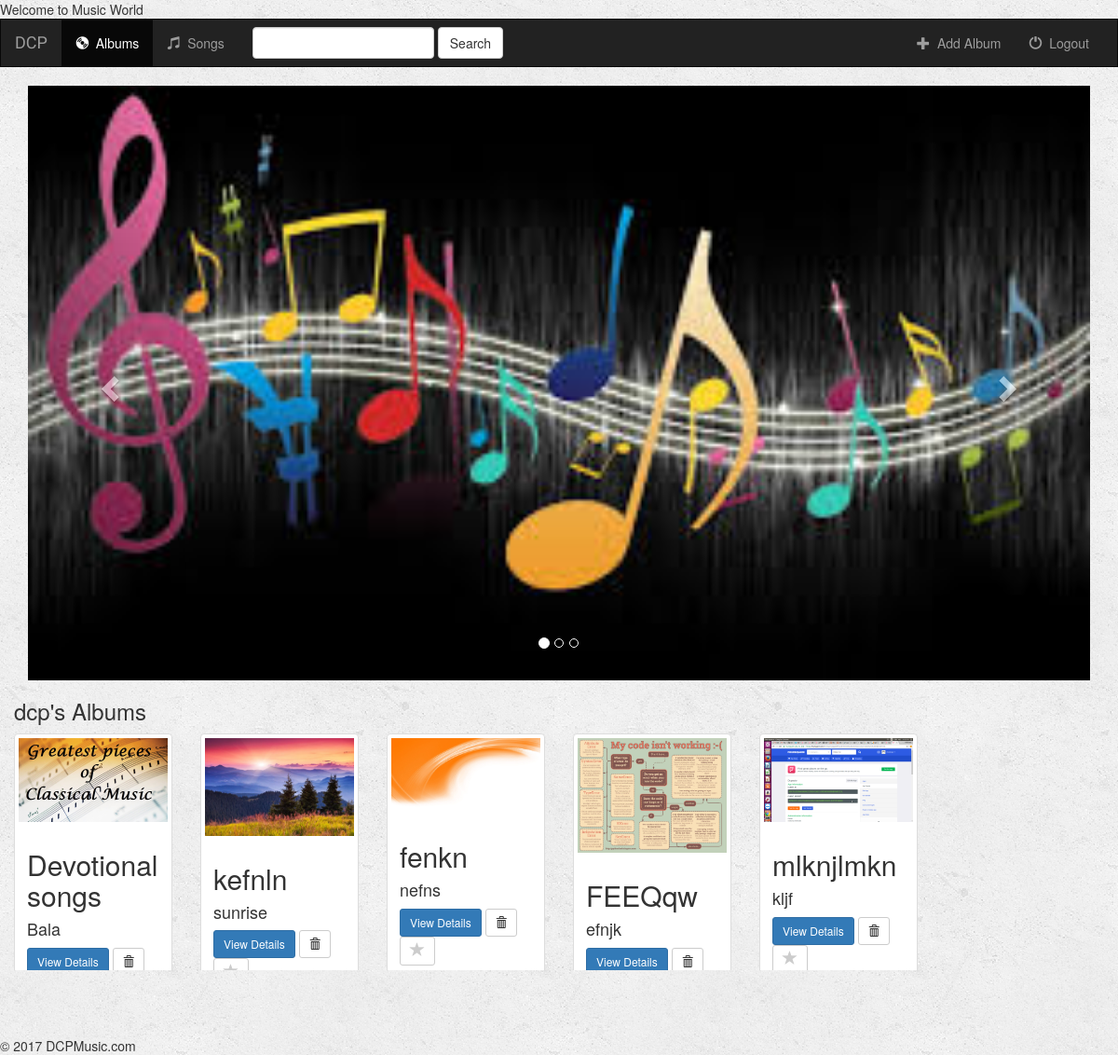
Page /music/ (signed in) on the committed database.
### music/models.py (models this page shows, shortened)
class Album(models.Model):
    user = models.ForeignKey(User, default=1)
    artist = models.CharField(max_length=250)
    album_title = models.CharField(max_length=500)
    genre = models.CharField(max_length=100)
    album_logo = models.FileField()
    is_favorite = models.BooleanField(default=False)

### music/views.py (the view)
def index(request):
    if not request.user.is_authenticated():
        return render(request, 'music/login.html')
    else:
        albums = Album.objects.filter(user=request.user)
        song_results = Song.objects.all()
        query = request.GET.get("q")
        if query:
            albums = albums.filter(
                Q(album_title__icontains=query) |
                Q(artist__icontains=query)
            ).distinct()
            song_results = song_results.filter(
                Q(song_title__icontains=query)
            ).distinct()
            return render(request, 'music/index.html', {
                'albums': albums,
                'songs': song_results,
            })
        else:
            return render(request, 'music/index.html', {'albums': albums})

### music/templates/music/index.html (shortened to what this page needs)
{% extends 'music/base.html' %}
{% block albums_active %}active{% endblock %}
{% block body %}
<div class="albums-container container-fluid">
    <div class="row">
        <div class="col-sm-12">
            <h3>{{ user.username }}'s Albums</h3>
        </div>
        {% if albums %}
            {% for album in albums %}
                <div class="col-sm-4 col-lg-2">
                    <div class="thumbnail">
                        <a href="{% url 'music:detail' album.id %}">
                            <img src="{{ album.album_logo.url }}" class="img-responsive">
                        </a>
                        <div class="caption">
                            <h2>{{ album.album_title }}</h2>
                            <h4>{{ album.artist }}</h4>
                            <a href="{% url 'music:detail' album.id %}" class="btn btn-primary btn-sm" role="button">View Details</a>
                            <form action="{% url 'music:delete_album' album.id %}" method="post" style="display: inline;">
                                <button type="submit" class="btn btn-default btn-sm">
                                    <span class="glyphicon glyphicon-trash"></span>
                                </button>
                            </form>
                            <a href="{% url 'music:favorite_album' album.id %}" class="btn btn-default btn-sm btn-favorite" role="button">
                                <span class="glyphicon glyphicon-star {% if album.is_favorite %}active{% endif %}"></span>
                            </a>
                        </div>
                    </div>
                </div>
            {% endfor %}
        {% endif %}
    </div>
</div>
{% endblock %}

### music/templates/music/base.html (shortened to what this page needs)
<!DOCTYPE html>
<html lang="en">
<header>Welcome to Music World</header>
<head>
    {% load staticfiles %}
    <link rel="stylesheet" href="https://maxcdn.bootstrapcdn.com/bootstrap/3.3.6/css/bootstrap.min.css">
    <link rel="stylesheet" type="text/css" href="{% static 'music/style.css' %}"/>
</head>
<body>
<nav class="navbar navbar-inverse">
    <div class="container-fluid">
        <div class="navbar-header">
            <a class="navbar-brand" href="{% url 'music:index' %}">DCP</a>
        </div>
        <div class="collapse navbar-collapse" id="topNavBar">
            <ul class="nav navbar-nav">
                <li class="{% block albums_active %}{% endblock %}"><a href="{% url 'music:index' %}"><span class="glyphicon glyphicon-cd" aria-hidden="true"></span>&nbsp; Albums</a></li>
                <li class="{% block songs_active %}{% endblock %}"><a href="{% url 'music:songs' 'all' %}"><span class="glyphicon glyphicon-music" aria-hidden="true"></span>&nbsp; Songs</a></li>
            </ul>
            <form class="navbar-form navbar-left" role="search" method="get" action="{% url 'music:index' %}">
                <div class="form-group">
                    <input type="text" class="form-control" name="q" value="{{ request.GET.q }}">
                </div>
                <button type="submit" class="btn btn-default">Search</button>
            </form>
            <ul class="nav navbar-nav navbar-right">
                <li>
                    <a href="{% url 'music:create_album' %}">
                        <span class="glyphicon glyphicon-plus" aria-hidden="true"></span>&nbsp; Add Album
                    </a>
                </li>
                <li>
                    <a href="{% url 'music:logout_user' %}">
                        <span class="glyphicon glyphicon-off" aria-hidden="true"></span>&nbsp; Logout
                    </a>
                </li>
            </ul>
        </div>
    </div>
</nav>
<div class="container">
  <div id="myCarousel" class="carousel slide" data-ride="carousel">
    <ol class="carousel-indicators">
      <li data-target="#myCarousel" data-slide-to="0" class="active"></li>
      <li data-target="#myCarousel" data-slide-to="1"></li>
      <li data-target="#myCarousel" data-slide-to="2"></li>
    </ol>
    <div class="carousel-inner">
      <div class="item active">
        <img src="/media/music3.jpg" alt="Classical" style="width:100%;">
      </div>
    </div>
    <a class="left carousel-control" href="#myCarousel" data-slide="prev">
      <span class="glyphicon glyphicon-chevron-left"></span>
    </a>
    <a class="right carousel-control" href="#myCarousel" data-slide="next">
      <span class="glyphicon glyphicon-chevron-right"></span>
    </a>
  </div>
</div>
{% block body %}
{% endblock %}
</body>
<footer>&copy; 2017 DCPMusic.com</footer>
</html>

### music/static/music/style.css (style rules this page uses)
body { background: white url("images/background.png"); }
.navbar { border-radius: 0; }
.navbar-brand { font-family: 'Satisfy', cursive; }
.glyphicon-star { color: #CCCCCC; font-size: 16px; }

### rows in the picture
Album: album_logo (picture), album_title "Devotional songs", artist "Bala", is_favorite False (drawn)
Album: album_logo (picture), album_title "kefnln", artist "sunrise", is_favorite False (drawn)
Album: album_logo (picture), album_title "fenkn", artist "nefns", is_favorite False (drawn)
Album: album_logo (picture), album_title "FEEQqw", artist "efnjk", is_favorite False (drawn)
Album: album_logo (picture), album_title "mlknjlmkn", artist "kljf", is_favorite False (drawn)

### other values in the picture
{{ user.username }} "dcp"
